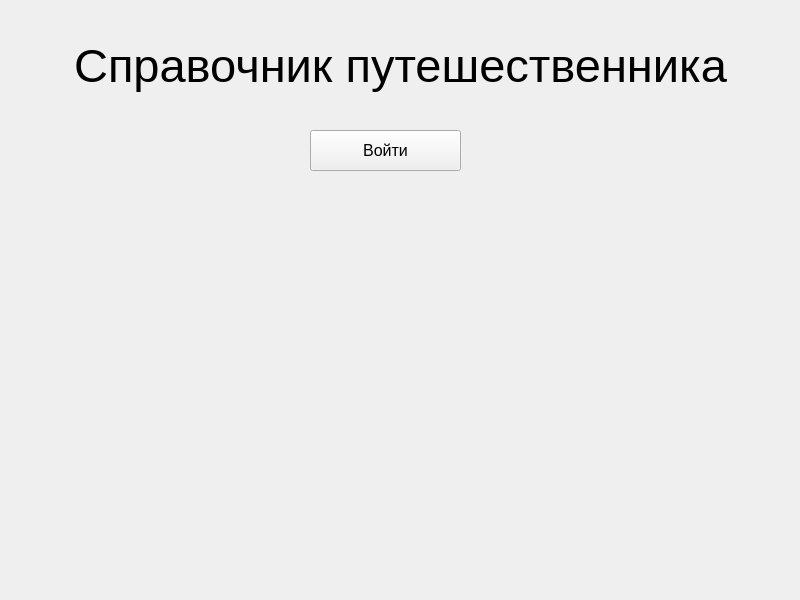
<?xml version="1.0" encoding="UTF-8"?>
<ui version="4.0">
 <class>MainWindow</class>
 <widget class="QMainWindow" name="MainWindow">
  <property name="geometry">
   <rect>
    <x>0</x>
    <y>0</y>
    <width>800</width>
    <height>600</height>
   </rect>
  </property>
  <property name="windowTitle">
   <string>Справочник путешественника</string>
  </property>
  <widget class="QWidget" name="centralwidget">
   <widget class="QLabel" name="label">
    <property name="geometry">
     <rect>
      <x>60</x>
      <y>20</y>
      <width>681</width>
      <height>91</height>
     </rect>
    </property>
    <property name="font">
     <font>
      <pointsize>35</pointsize>
     </font>
    </property>
    <property name="text">
     <string>Справочник путешественника</string>
    </property>
    <property name="alignment">
     <set>Qt::AlignCenter</set>
    </property>
   </widget>
   <widget class="QPushButton" name="pushButton">
    <property name="geometry">
     <rect>
      <x>310</x>
      <y>130</y>
      <width>151</width>
      <height>41</height>
     </rect>
    </property>
    <property name="font">
     <font>
      <pointsize>12</pointsize>
     </font>
    </property>
    <property name="text">
     <string>Войти</string>
    </property>
   </widget>
   <widget class="QLabel" name="label_2">
    <property name="geometry">
     <rect>
      <x>20</x>
      <y>190</y>
      <width>761</width>
      <height>391</height>
     </rect>
    </property>
    <property name="text">
     <string/>
    </property>
    <property name="scaledContents">
     <bool>true</bool>
    </property>
   </widget>
  </widget>
 </widget>
 <resources/>
 <connections/>
</ui>
